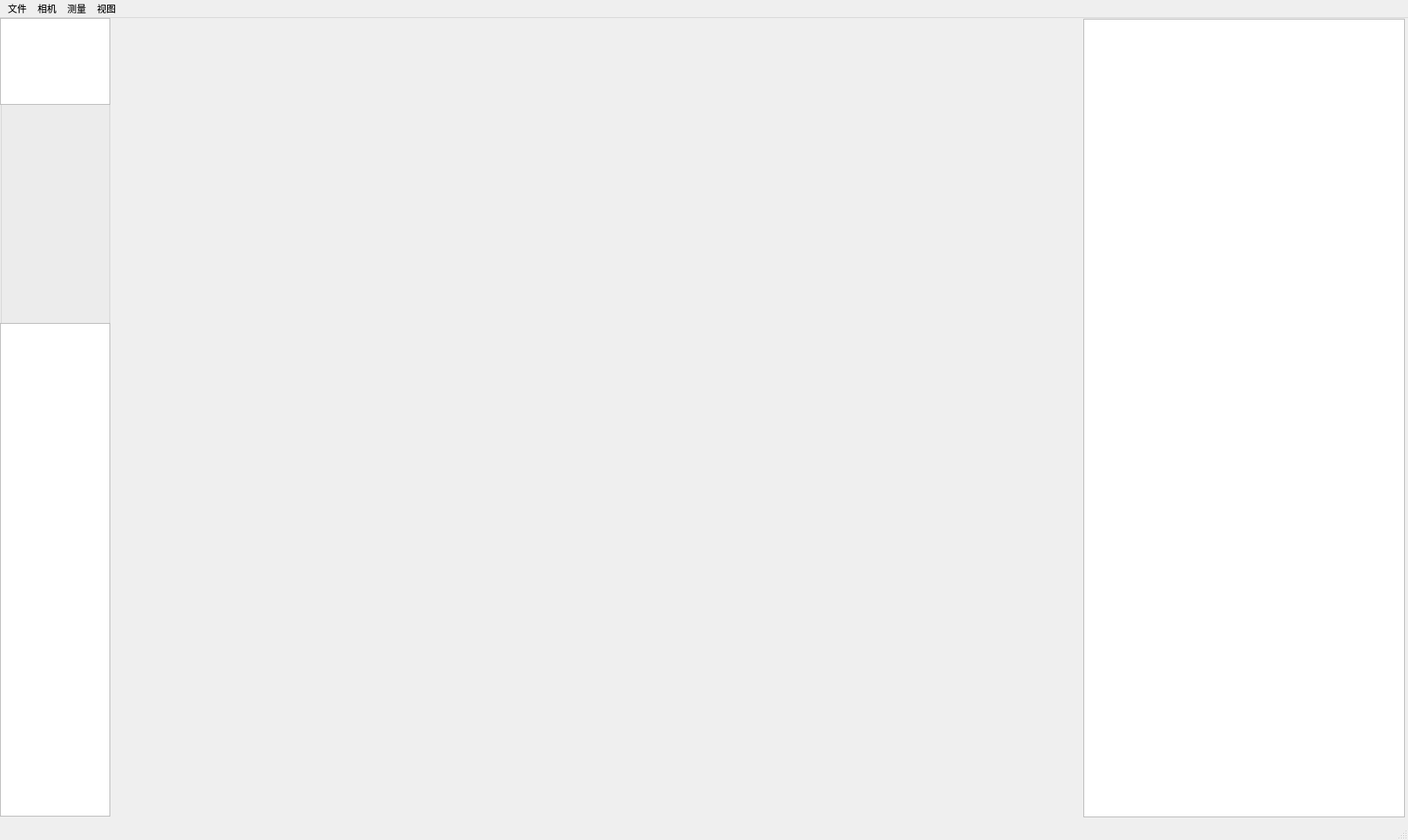
<?xml version="1.0" encoding="UTF-8"?>
<ui version="4.0">
 <class>QT_3DMeasureClass</class>
 <widget class="QMainWindow" name="QT_3DMeasureClass">
  <property name="geometry">
   <rect>
    <x>0</x>
    <y>0</y>
    <width>1800</width>
    <height>1074</height>
   </rect>
  </property>
  <property name="windowTitle">
   <string>三维测量</string>
  </property>
  <widget class="QWidget" name="centralWidget">
   <widget class="QGroupBox" name="groupBox">
    <property name="geometry">
     <rect>
      <x>0</x>
      <y>0</y>
      <width>141</width>
      <height>1021</height>
     </rect>
    </property>
    <property name="title">
     <string/>
    </property>
    <widget class="QTextBrowser" name="textBrowser">
     <property name="geometry">
      <rect>
       <x>0</x>
       <y>390</y>
       <width>141</width>
       <height>631</height>
      </rect>
     </property>
    </widget>
    <widget class="QListWidget" name="CameralistView">
     <property name="geometry">
      <rect>
       <x>0</x>
       <y>0</y>
       <width>141</width>
       <height>111</height>
      </rect>
     </property>
    </widget>
   </widget>
   <widget class="QVTKWidget" name="qvtkWidget3D">
    <property name="geometry">
     <rect>
      <x>140</x>
      <y>0</y>
      <width>1241</width>
      <height>1021</height>
     </rect>
    </property>
   </widget>
   <widget class="QGraphicsView" name="graphicsView_1">
    <property name="geometry">
     <rect>
      <x>1385</x>
      <y>1</y>
      <width>411</width>
      <height>1021</height>
     </rect>
    </property>
   </widget>
  </widget>
  <widget class="QMenuBar" name="menuBar">
   <property name="geometry">
    <rect>
     <x>0</x>
     <y>0</y>
     <width>1800</width>
     <height>23</height>
    </rect>
   </property>
   <widget class="QMenu" name="menu">
    <property name="title">
     <string>文件</string>
    </property>
    <addaction name="actionOpenFile"/>
    <addaction name="actionDeleteCache"/>
   </widget>
   <widget class="QMenu" name="menu_2">
    <property name="title">
     <string>相机</string>
    </property>
    <widget class="QMenu" name="menu_4">
     <property name="title">
      <string>输出到文件</string>
     </property>
     <addaction name="actionToFileOpen"/>
     <addaction name="actionToFileClose"/>
    </widget>
    <addaction name="actionScanUSB"/>
    <addaction name="actionOpenCamera"/>
    <addaction name="actionCloseCamera"/>
    <addaction name="actionCalibrate"/>
    <addaction name="menu_4"/>
    <addaction name="actionCalibrateFromFile"/>
    <addaction name="actionImportCamera"/>
   </widget>
   <widget class="QMenu" name="menu_3">
    <property name="title">
     <string>测量</string>
    </property>
    <addaction name="action3DMeasure"/>
   </widget>
   <widget class="QMenu" name="menu_5">
    <property name="title">
     <string>视图</string>
    </property>
    <addaction name="actionSetCameraZero"/>
   </widget>
   <addaction name="menu"/>
   <addaction name="menu_2"/>
   <addaction name="menu_3"/>
   <addaction name="menu_5"/>
  </widget>
  <widget class="QStatusBar" name="statusBar">
   <property name="font">
    <font>
     <pointsize>13</pointsize>
    </font>
   </property>
  </widget>
  <action name="actionOpenFile">
   <property name="text">
    <string>打开</string>
   </property>
  </action>
  <action name="actionScanUSB">
   <property name="text">
    <string>扫描设备</string>
   </property>
  </action>
  <action name="actionCalibrate">
   <property name="text">
    <string>L型标定</string>
   </property>
  </action>
  <action name="action3DMeasure">
   <property name="text">
    <string>三维测量</string>
   </property>
  </action>
  <action name="actionOpenCamera">
   <property name="text">
    <string>打开相机</string>
   </property>
  </action>
  <action name="actionToFileOpen">
   <property name="text">
    <string>打开</string>
   </property>
  </action>
  <action name="actionToFileClose">
   <property name="text">
    <string>关闭</string>
   </property>
  </action>
  <action name="actionCloseCamera">
   <property name="text">
    <string>关闭相机</string>
   </property>
  </action>
  <action name="actionCalibrateFromFile">
   <property name="text">
    <string>从文件标定</string>
   </property>
  </action>
  <action name="actionImportCamera">
   <property name="text">
    <string>导入相机参数</string>
   </property>
  </action>
  <action name="actionSetCameraZero">
   <property name="text">
    <string>设置相机0</string>
   </property>
  </action>
  <action name="actionDeleteCache">
   <property name="text">
    <string>删除缓存文件</string>
   </property>
  </action>
 </widget>
 <layoutdefault spacing="6" margin="11"/>
 <customwidgets>
  <customwidget>
   <class>QVTKWidget</class>
   <extends>QWidget</extends>
   <header>QVTKWidget.h</header>
  </customwidget>
 </customwidgets>
 <resources>
  <include location="qt_3dmeasure.qrc"/>
 </resources>
 <connections/>
</ui>
